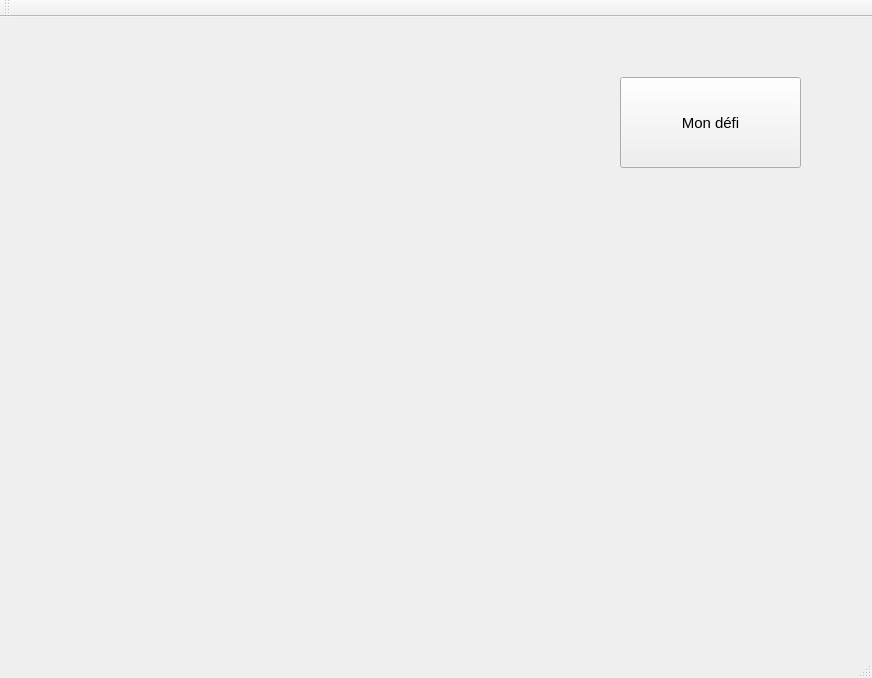
<?xml version="1.0" encoding="UTF-8"?>
<ui version="4.0">
 <class>EpicChallenge</class>
 <widget class="QMainWindow" name="EpicChallenge">
  <property name="geometry">
   <rect>
    <x>0</x>
    <y>0</y>
    <width>872</width>
    <height>678</height>
   </rect>
  </property>
  <property name="font">
   <font>
    <pointsize>11</pointsize>
    <weight>50</weight>
    <bold>false</bold>
   </font>
  </property>
  <property name="windowTitle">
   <string>EpicUI</string>
  </property>
  <widget class="QWidget" name="centralWidget">
   <property name="autoFillBackground">
    <bool>false</bool>
   </property>
   <widget class="QLabel" name="challengeLabel">
    <property name="geometry">
     <rect>
      <x>50</x>
      <y>40</y>
      <width>451</width>
      <height>351</height>
     </rect>
    </property>
    <property name="minimumSize">
     <size>
      <width>450</width>
      <height>350</height>
     </size>
    </property>
    <property name="font">
     <font>
      <pointsize>25</pointsize>
      <weight>75</weight>
      <bold>true</bold>
     </font>
    </property>
    <property name="text">
     <string/>
    </property>
    <property name="scaledContents">
     <bool>false</bool>
    </property>
    <property name="alignment">
     <set>Qt::AlignCenter</set>
    </property>
    <property name="wordWrap">
     <bool>true</bool>
    </property>
    <property name="margin">
     <number>0</number>
    </property>
   </widget>
   <widget class="QPushButton" name="challengeButton">
    <property name="geometry">
     <rect>
      <x>620</x>
      <y>60</y>
      <width>181</width>
      <height>91</height>
     </rect>
    </property>
    <property name="text">
     <string>Mon défi</string>
    </property>
   </widget>
  </widget>
  <widget class="QMenuBar" name="menuBar">
   <property name="geometry">
    <rect>
     <x>0</x>
     <y>0</y>
     <width>872</width>
     <height>22</height>
    </rect>
   </property>
  </widget>
  <widget class="QToolBar" name="mainToolBar">
   <attribute name="toolBarArea">
    <enum>TopToolBarArea</enum>
   </attribute>
   <attribute name="toolBarBreak">
    <bool>false</bool>
   </attribute>
  </widget>
  <widget class="QStatusBar" name="statusBar"/>
 </widget>
 <layoutdefault spacing="6" margin="11"/>
 <resources/>
 <connections/>
</ui>
